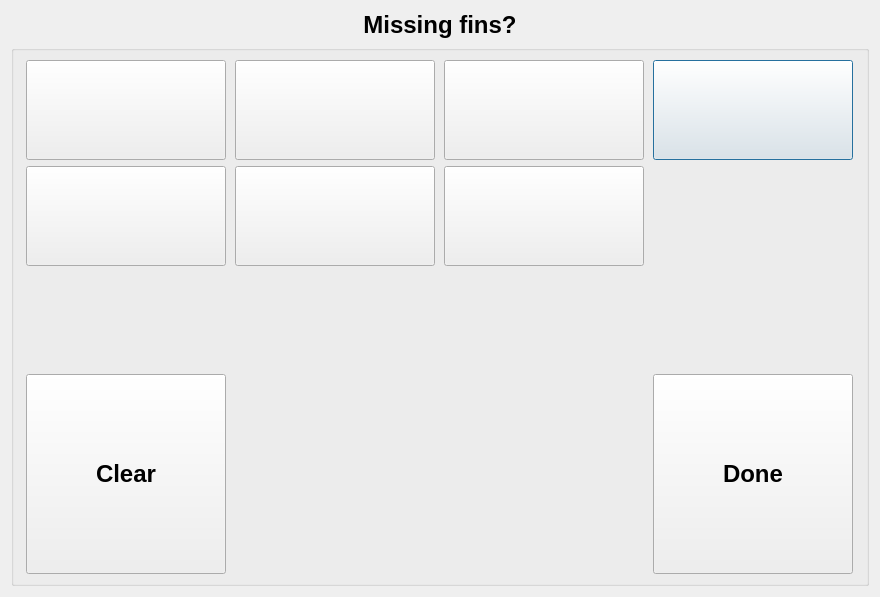
<?xml version="1.0" encoding="UTF-8"?>
<ui version="4.0">
 <class>salmoncollectionDlg</class>
 <widget class="QDialog" name="salmoncollectionDlg">
  <property name="geometry">
   <rect>
    <x>0</x>
    <y>0</y>
    <width>880</width>
    <height>597</height>
   </rect>
  </property>
  <property name="sizePolicy">
   <sizepolicy hsizetype="Fixed" vsizetype="Fixed">
    <horstretch>0</horstretch>
    <verstretch>0</verstretch>
   </sizepolicy>
  </property>
  <property name="minimumSize">
   <size>
    <width>200</width>
    <height>0</height>
   </size>
  </property>
  <property name="windowTitle">
   <string>Special Studies</string>
  </property>
  <layout class="QGridLayout" name="gridLayout_2">
   <item row="0" column="0">
    <widget class="QLabel" name="label_3">
     <property name="maximumSize">
      <size>
       <width>16777215</width>
       <height>50</height>
      </size>
     </property>
     <property name="font">
      <font>
       <pointsize>18</pointsize>
       <weight>75</weight>
       <bold>true</bold>
      </font>
     </property>
     <property name="text">
      <string>Missing fins?</string>
     </property>
     <property name="alignment">
      <set>Qt::AlignCenter</set>
     </property>
    </widget>
   </item>
   <item row="1" column="0">
    <widget class="QGroupBox" name="groupBox">
     <property name="title">
      <string/>
     </property>
     <layout class="QGridLayout" name="gridLayout">
      <item row="0" column="4">
       <widget class="QPushButton" name="Btn4">
        <property name="minimumSize">
         <size>
          <width>200</width>
          <height>100</height>
         </size>
        </property>
        <property name="maximumSize">
         <size>
          <width>200</width>
          <height>100</height>
         </size>
        </property>
        <property name="font">
         <font>
          <pointsize>14</pointsize>
         </font>
        </property>
        <property name="text">
         <string/>
        </property>
        <property name="checkable">
         <bool>true</bool>
        </property>
       </widget>
      </item>
      <item row="4" column="0">
       <widget class="QPushButton" name="clearBtn">
        <property name="sizePolicy">
         <sizepolicy hsizetype="Minimum" vsizetype="Fixed">
          <horstretch>0</horstretch>
          <verstretch>0</verstretch>
         </sizepolicy>
        </property>
        <property name="minimumSize">
         <size>
          <width>200</width>
          <height>200</height>
         </size>
        </property>
        <property name="font">
         <font>
          <pointsize>18</pointsize>
          <weight>75</weight>
          <bold>true</bold>
         </font>
        </property>
        <property name="text">
         <string>Clear</string>
        </property>
       </widget>
      </item>
      <item row="2" column="2">
       <widget class="QPushButton" name="Btn7">
        <property name="minimumSize">
         <size>
          <width>200</width>
          <height>100</height>
         </size>
        </property>
        <property name="maximumSize">
         <size>
          <width>200</width>
          <height>100</height>
         </size>
        </property>
        <property name="font">
         <font>
          <pointsize>14</pointsize>
         </font>
        </property>
        <property name="text">
         <string/>
        </property>
        <property name="checkable">
         <bool>true</bool>
        </property>
       </widget>
      </item>
      <item row="2" column="1">
       <widget class="QPushButton" name="Btn6">
        <property name="minimumSize">
         <size>
          <width>200</width>
          <height>100</height>
         </size>
        </property>
        <property name="maximumSize">
         <size>
          <width>200</width>
          <height>100</height>
         </size>
        </property>
        <property name="font">
         <font>
          <pointsize>14</pointsize>
         </font>
        </property>
        <property name="text">
         <string/>
        </property>
        <property name="checkable">
         <bool>true</bool>
        </property>
       </widget>
      </item>
      <item row="2" column="0">
       <widget class="QPushButton" name="Btn5">
        <property name="minimumSize">
         <size>
          <width>200</width>
          <height>100</height>
         </size>
        </property>
        <property name="maximumSize">
         <size>
          <width>200</width>
          <height>100</height>
         </size>
        </property>
        <property name="font">
         <font>
          <pointsize>14</pointsize>
         </font>
        </property>
        <property name="text">
         <string/>
        </property>
        <property name="checkable">
         <bool>true</bool>
        </property>
       </widget>
      </item>
      <item row="4" column="4">
       <widget class="QPushButton" name="doneBtn">
        <property name="sizePolicy">
         <sizepolicy hsizetype="Minimum" vsizetype="Fixed">
          <horstretch>0</horstretch>
          <verstretch>0</verstretch>
         </sizepolicy>
        </property>
        <property name="minimumSize">
         <size>
          <width>200</width>
          <height>200</height>
         </size>
        </property>
        <property name="maximumSize">
         <size>
          <width>1667775</width>
          <height>1667775</height>
         </size>
        </property>
        <property name="font">
         <font>
          <pointsize>18</pointsize>
          <weight>75</weight>
          <bold>true</bold>
         </font>
        </property>
        <property name="text">
         <string>Done</string>
        </property>
       </widget>
      </item>
      <item row="0" column="2">
       <widget class="QPushButton" name="Btn3">
        <property name="minimumSize">
         <size>
          <width>200</width>
          <height>100</height>
         </size>
        </property>
        <property name="maximumSize">
         <size>
          <width>200</width>
          <height>100</height>
         </size>
        </property>
        <property name="font">
         <font>
          <pointsize>14</pointsize>
         </font>
        </property>
        <property name="text">
         <string/>
        </property>
        <property name="checkable">
         <bool>true</bool>
        </property>
       </widget>
      </item>
      <item row="0" column="1">
       <widget class="QPushButton" name="Btn2">
        <property name="minimumSize">
         <size>
          <width>200</width>
          <height>100</height>
         </size>
        </property>
        <property name="maximumSize">
         <size>
          <width>200</width>
          <height>100</height>
         </size>
        </property>
        <property name="font">
         <font>
          <pointsize>14</pointsize>
         </font>
        </property>
        <property name="text">
         <string/>
        </property>
        <property name="checkable">
         <bool>true</bool>
        </property>
       </widget>
      </item>
      <item row="0" column="0">
       <widget class="QPushButton" name="Btn1">
        <property name="sizePolicy">
         <sizepolicy hsizetype="Fixed" vsizetype="Fixed">
          <horstretch>0</horstretch>
          <verstretch>0</verstretch>
         </sizepolicy>
        </property>
        <property name="minimumSize">
         <size>
          <width>200</width>
          <height>100</height>
         </size>
        </property>
        <property name="maximumSize">
         <size>
          <width>200</width>
          <height>100</height>
         </size>
        </property>
        <property name="font">
         <font>
          <pointsize>14</pointsize>
         </font>
        </property>
        <property name="text">
         <string/>
        </property>
        <property name="checkable">
         <bool>true</bool>
        </property>
       </widget>
      </item>
      <item row="3" column="2">
       <spacer name="verticalSpacer">
        <property name="orientation">
         <enum>Qt::Vertical</enum>
        </property>
        <property name="sizeHint" stdset="0">
         <size>
          <width>20</width>
          <height>40</height>
         </size>
        </property>
       </spacer>
      </item>
     </layout>
    </widget>
   </item>
  </layout>
 </widget>
 <resources/>
 <connections/>
</ui>
